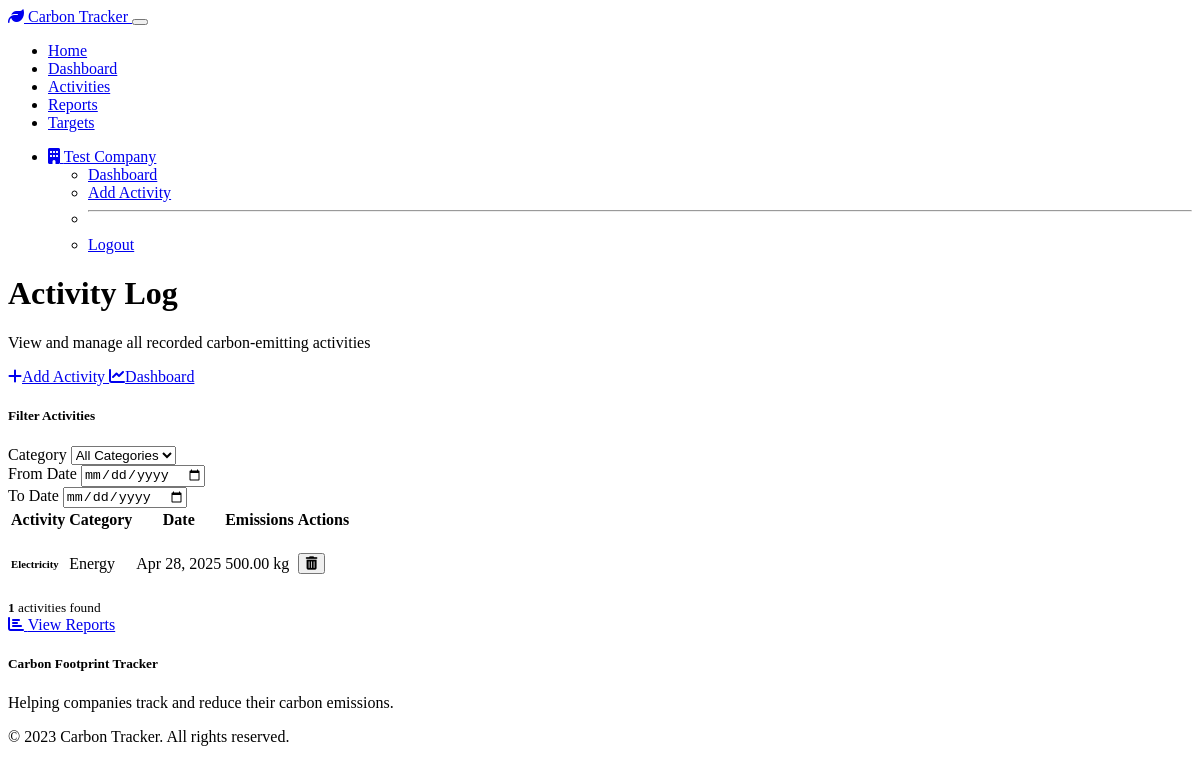
The page /activities (signed in) on the database its author committed.
### models.py (models this page shows, shortened)
class Company(UserMixin, db.Model):
    id = db.Column(db.Integer, primary_key=True)
    name = db.Column(db.String(100), nullable=False)
    email = db.Column(db.String(120), unique=True, nullable=False)
    password_hash = db.Column(db.String(256), nullable=False)
    industry = db.Column(db.String(100))
    size = db.Column(db.String(50))  # Small, Medium, Large
    date_joined = db.Column(db.DateTime, default=datetime.utcnow)
    activities = db.relationship('Activity', backref='company', lazy=True)
    emission_targets = db.relationship('EmissionTarget', backref='company', lazy=True)

class Activity(db.Model):
    id = db.Column(db.Integer, primary_key=True)
    title = db.Column(db.String(100), nullable=False)
    category = db.Column(db.String(50), nullable=False)  # Energy, Transport, Manufacturing, etc.
    description = db.Column(db.Text)
    date = db.Column(db.Date, nullable=False)
    emission_value = db.Column(db.Float, nullable=False)  # In CO2e (Carbon dioxide equivalent)
    emission_unit = db.Column(db.String(20), default='kg', nullable=False)  # kg, tonnes
    company_id = db.Column(db.Integer, db.ForeignKey('company.id'), nullable=False)
    created_at = db.Column(db.DateTime, default=datetime.utcnow)

### routes.py (the view)
    @app.route('/activities')
    @login_required
    def activities():
        category = request.args.get('category', '')
        from_date = request.args.get('from_date', '')
        to_date = request.args.get('to_date', '')
        query = Activity.query.filter_by(company_id=current_user.id)
        if category:
            query = query.filter_by(category=category)
        if from_date:
            query = query.filter(Activity.date >= datetime.strptime(from_date, '%Y-%m-%d').date())
        if to_date:
            query = query.filter(Activity.date <= datetime.strptime(to_date, '%Y-%m-%d').date())
        activities = query.order_by(Activity.date.desc()).all()
        categories = db.session.query(Activity.category)\
            .filter_by(company_id=current_user.id)\
            .distinct()\
            .all()
        categories = [cat[0] for cat in categories]
        return render_template(
            'activities.html',
            title='Activities',
            activities=activities,
            categories=categories,
            category_filter=category,
            from_date=from_date,
            to_date=to_date
        )

### models.py (called while the page is built)
@login_manager.user_loader
def load_user(user_id):
    return Company.query.get(int(user_id))

### templates/activities.html (shortened to what this page needs)
{% extends "base.html" %}
{% block content %}
<div class="container">
    <div class="d-flex align-items-center justify-content-between mb-4">
        <div>
            <h1 class="mb-1">Activity Log</h1>
            <p class="text-muted mb-0">View and manage all recorded carbon-emitting activities</p>
        </div>
        <div>
            <a href="{{ url_for('add_activity') }}" class="btn btn-primary">
                <i class="fas fa-plus me-2"></i>Add Activity
            </a>
            <a href="{{ url_for('dashboard') }}" class="btn btn-outline-secondary ms-2">
                <i class="fas fa-chart-line me-2"></i>Dashboard
            </a>
        </div>
    </div>
    <div class="card mb-4">
        <div class="card-body">
            <h5 class="card-title mb-3">Filter Activities</h5>
            <form class="filter-form" method="GET" action="{{ url_for('activities') }}">
                <div class="row">
                    <div class="col-md-4 mb-3 mb-md-0">
                        <label for="category" class="form-label">Category</label>
                        <select name="category" id="category" class="form-select">
                            <option value="">All Categories</option>
                        </select>
                    </div>
                    <div class="col-md-4 mb-3 mb-md-0">
                        <label for="from_date" class="form-label">From Date</label>
                        <input type="date" name="from_date" id="from_date" class="form-control" value="{{ from_date }}">
                    </div>
                    <div class="col-md-4">
                        <label for="to_date" class="form-label">To Date</label>
                        <input type="date" name="to_date" id="to_date" class="form-control" value="{{ to_date }}">
                    </div>
                </div>
            </form>
        </div>
    </div>
    <div class="card">
        <div class="card-body p-0">
            <div class="table-responsive">
                <table class="table table-hover mb-0">
                    <thead class="table-dark">
                        <tr>
                            <th>Activity</th>
                            <th>Category</th>
                            <th>Date</th>
                            <th>Emissions</th>
                            <th class="text-end">Actions</th>
                        </tr>
                    </thead>
                    <tbody>
                        {% for activity in activities %}
                            <tr class="activity-item">
                                <td>
                                    <div class="d-flex align-items-center">
                                        <div>
                                            <h6 class="mb-0">{{ activity.title }}</h6>
                                        </div>
                                    </div>
                                </td>
                                <td>
                                    <span class="badge category-{{ activity.category }}">{{ activity.category|replace('_', ' ')|title }}</span>
                                </td>
                                <td>{{ activity.date.strftime('%b %d, %Y') }}</td>
                                <td>{{ "%.2f"|format(activity.emission_value) }} {{ activity.emission_unit }}</td>
                                <td class="text-end">
                                    <form action="{{ url_for('delete_activity', activity_id=activity.id) }}" method="POST" class="d-inline" onsubmit="return confirm('Are you sure you want to delete this activity?');">
                                        <button type="submit" class="btn btn-sm btn-outline-danger">
                                            <i class="fas fa-trash-alt"></i>
                                        </button>
                                    </form>
                                </td>
                            </tr>
                        {% endfor %}
                    </tbody>
                </table>
            </div>
        </div>
        {% if activities %}
        <div class="card-footer d-flex justify-content-between">
            <div>
                <small class="text-muted">
                    <strong>{{ activities|length }}</strong> activities found
                </small>
            </div>
            <a href="{{ url_for('reports') }}" class="btn btn-outline-info btn-sm">
                <i class="fas fa-chart-bar me-1"></i> View Reports
            </a>
        </div>
        {% endif %}
    </div>
</div>
{% endblock %}

### templates/base.html (shortened to what this page needs)
<!DOCTYPE html>
<html lang="en" data-bs-theme="dark">
<head>
    <link rel="stylesheet" href="https://cdn.replit.com/agent/bootstrap-agent-dark-theme.min.css">
    <link rel="stylesheet" href="https://cdnjs.cloudflare.com/ajax/libs/font-awesome/6.4.0/css/all.min.css">
    <link rel="stylesheet" href="{{ url_for('static', filename='css/custom.css') }}">
</head>
<body>
    <nav class="navbar navbar-expand-lg navbar-dark bg-dark">
        <div class="container">
            <a class="navbar-brand" href="{{ url_for('index') }}">
                <i class="fas fa-leaf text-success me-2"></i>
                Carbon Tracker
            </a>
            <button class="navbar-toggler" type="button" data-bs-toggle="collapse" data-bs-target="#navbarNav" aria-controls="navbarNav" aria-expanded="false" aria-label="Toggle navigation">
            </button>
            <div class="collapse navbar-collapse" id="navbarNav">
                <ul class="navbar-nav me-auto">
                    <li class="nav-item">
                        <a class="nav-link {% if request.path == url_for('index') %}active{% endif %}" href="{{ url_for('index') }}">Home</a>
                    </li>
                    {% if current_user.is_authenticated %}
                    <li class="nav-item">
                        <a class="nav-link {% if request.path == url_for('dashboard') %}active{% endif %}" href="{{ url_for('dashboard') }}">Dashboard</a>
                    </li>
                    <li class="nav-item">
                        <a class="nav-link {% if request.path == url_for('activities') %}active{% endif %}" href="{{ url_for('activities') }}">Activities</a>
                    </li>
                    <li class="nav-item">
                        <a class="nav-link {% if request.path == url_for('reports') %}active{% endif %}" href="{{ url_for('reports') }}">Reports</a>
                    </li>
                    <li class="nav-item">
                        <a class="nav-link {% if request.path == url_for('targets') %}active{% endif %}" href="{{ url_for('targets') }}">Targets</a>
                    </li>
                    {% endif %}
                </ul>
                <ul class="navbar-nav">
                    {% if current_user.is_authenticated %}
                    <li class="nav-item dropdown">
                        <a class="nav-link dropdown-toggle" href="#" id="navbarDropdown" role="button" data-bs-toggle="dropdown" aria-expanded="false">
                            <i class="fas fa-building me-1"></i>
                            {{ current_user.name }}
                        </a>
                        <ul class="dropdown-menu dropdown-menu-end" aria-labelledby="navbarDropdown">
                            <li><a class="dropdown-item" href="{{ url_for('dashboard') }}">Dashboard</a></li>
                            <li><a class="dropdown-item" href="{{ url_for('add_activity') }}">Add Activity</a></li>
                            <li><hr class="dropdown-divider"></li>
                            <li><a class="dropdown-item" href="{{ url_for('logout') }}">Logout</a></li>
                        </ul>
                    </li>
                    {% endif %}
                </ul>
            </div>
        </div>
    </nav>
    <main class="py-4">
        {% block content %}{% endblock %}
    </main>
    <footer class="footer mt-auto py-4 bg-dark">
        <div class="container">
            <div class="row">
                <div class="col-md-6">
                    <h5 class="text-white">Carbon Footprint Tracker</h5>
                    <p class="text-muted">Helping companies track and reduce their carbon emissions.</p>
                </div>
                <div class="col-md-6 text-md-end">
                    <p class="text-muted">&copy; 2023 Carbon Tracker. All rights reserved.</p>
                </div>
            </div>
        </div>
    </footer>
</body>
</html>

### static/css/custom.css (style rules this page uses)
.activity-item { transition: background-color 0.2s ease; }
.category-energy { background-color: var(--bs-indigo); }

### rows shown on the page
Company: name "Test Company"
Activity: title "Electricity", category "Energy", date "Apr 28, 2025", emission_value "500.00", emission_unit "kg"

### other values the page prints
{{ activities|length }} "1"
